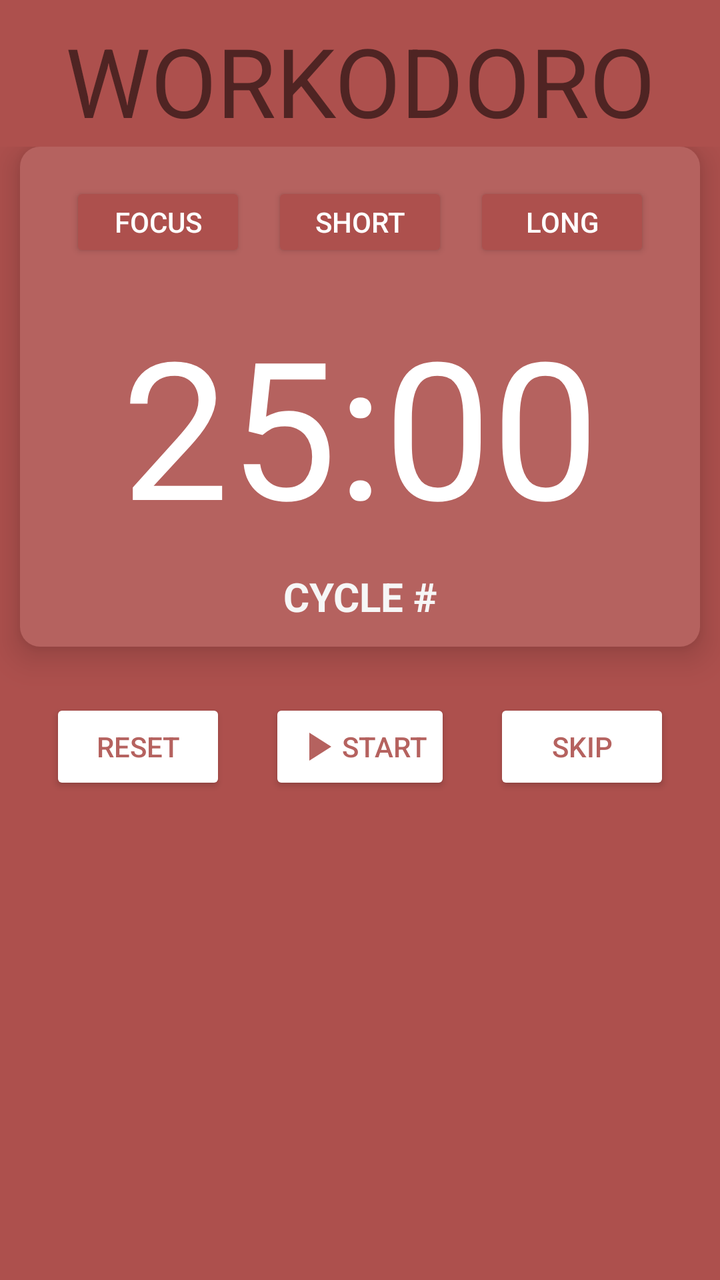
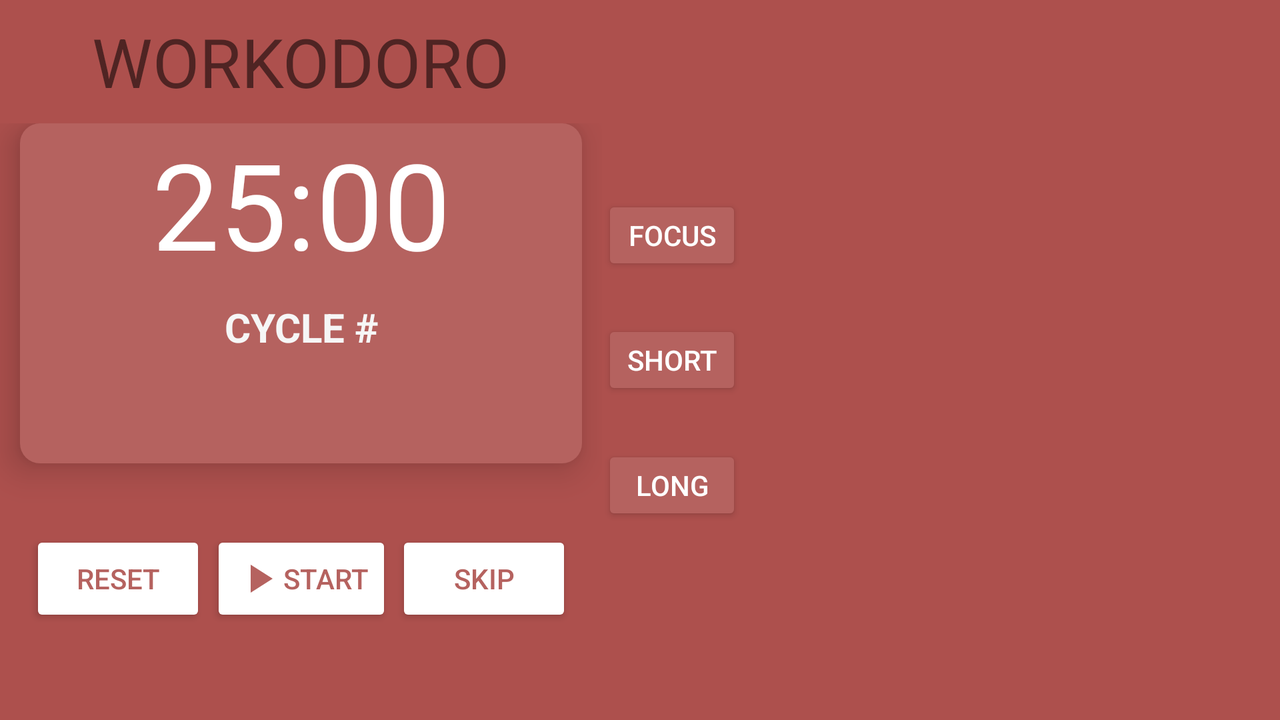

Two renders of one Android screen. The first uses the default layout on a phone; the second uses the alternative layout the repository ships for a different screen configuration, on a matching device. The two XML files are below.
<!-- AndroidManifest.xml: application theme Theme.Workodoro -->
<!-- res/layout/fragment1.xml -->
<?xml version="1.0" encoding="utf-8"?>
<LinearLayout xmlns:android="http://schemas.android.com/apk/res/android"
    xmlns:app="http://schemas.android.com/apk/res-auto"
    xmlns:tools="http://schemas.android.com/tools"
    android:id="@+id/ip"
    android:layout_width="match_parent"
    android:layout_height="match_parent"
    android:orientation="vertical"
    android:background="@color/red_background">

    <LinearLayout
        android:layout_width="match_parent"
        android:layout_height="match_parent"
        android:orientation="vertical"
        android:weightSum="100">

        <LinearLayout
            android:id="@+id/linearLayout2"
            android:layout_width="match_parent"
            android:layout_height="wrap_content"

            android:layout_marginTop="8dp"
            android:layout_weight="10">

            <TextView
                android:id="@+id/textView2"
                android:layout_width="match_parent"
                android:layout_height="wrap_content"
                android:gravity="center"
                android:text="@string/workodoro"
                android:textAlignment="center"
                android:textSize="48sp" />
        </LinearLayout>

        <LinearLayout
            android:id="@+id/linearLayout"
            android:layout_width="match_parent"
            android:layout_height="match_parent"
            android:layout_marginTop="8dp"
            android:layout_marginBottom="8dp"
            android:layout_weight="90"
            android:orientation="vertical">

            <androidx.cardview.widget.CardView
                android:layout_width="match_parent"
                android:layout_height="wrap_content"
                android:layout_marginStart="10dp"
                android:layout_marginEnd="10dp"
                app:cardCornerRadius="10dp"
                app:cardElevation="10dp"
                app:cardBackgroundColor="@android:color/transparent">

                <LinearLayout
                    android:id="@+id/timerLayout"
                    android:layout_width="match_parent"
                    android:layout_height="250dp"
                    android:layout_gravity="center"
                    android:layout_marginStart="0dp"
                    android:layout_marginEnd="0dp"
                    android:background="@color/red_accent_background"
                    android:orientation="vertical" >

                    <androidx.constraintlayout.widget.ConstraintLayout
                        android:layout_width="match_parent"
                        android:layout_height="75dp">

                        <Button
                            android:id="@+id/focusButton"
                            android:layout_width="wrap_content"
                            android:layout_height="40dp"
                            android:layout_marginStart="25dp"
                            android:backgroundTint="@color/red_background"
                            android:text="@string/focus"
                            android:textColor="@color/white"
                            android:elevation="50dp"
                            app:layout_constraintBottom_toBottomOf="parent"
                            app:layout_constraintStart_toStartOf="parent"
                            app:layout_constraintTop_toTopOf="parent" />

                        <Button
                            android:id="@+id/shortButton"
                            android:layout_width="88dp"
                            android:layout_height="40dp"
                            android:backgroundTint="@color/red_background"
                            android:textColor="@color/white"
                            android:text="@string/_short"
                            app:layout_constraintBottom_toBottomOf="parent"
                            app:layout_constraintEnd_toStartOf="@+id/longButton"
                            app:layout_constraintStart_toEndOf="@+id/focusButton"
                            app:layout_constraintTop_toTopOf="parent" />

                        <Button
                            android:id="@+id/longButton"
                            android:layout_width="wrap_content"
                            android:layout_height="40dp"
                            android:layout_marginEnd="25dp"
                            android:backgroundTint="@color/red_background"
                            android:textColor="@color/white"
                            android:text="@string/_long"
                            app:layout_constraintBottom_toBottomOf="parent"
                            app:layout_constraintEnd_toEndOf="parent"
                            app:layout_constraintTop_toTopOf="parent"
                            app:layout_constraintVertical_bias="0.508" />

                    </androidx.constraintlayout.widget.ConstraintLayout>


                    <TextView
                        android:id="@+id/timerView"
                        android:layout_width="match_parent"
                        android:layout_height="wrap_content"
                        android:text="25:00"
                        android:textAlignment="center"
                        android:textColor="@color/white"
                        android:textSize="96sp" />
                    <TextView
                        android:id="@+id/cycleCount"
                        android:layout_width="match_parent"
                        android:layout_height="44dp"
                        android:gravity="center"
                        android:text="@string/cycle"
                        android:textColor="#F6F6F6"
                        android:textSize="20dp"
                        android:textStyle="bold" />


                </LinearLayout>

            </androidx.cardview.widget.CardView>

            <androidx.constraintlayout.widget.ConstraintLayout
                android:layout_width="match_parent"
                android:layout_height="100dp">


                <Button
                    android:id="@+id/resetButton"
                    android:layout_width="wrap_content"
                    android:layout_height="wrap_content"
                    android:layout_marginStart="25dp"
                    android:backgroundTint="@color/white"
                    android:text="@string/reset"
                    android:textColor="@color/red_accent_background"
                    app:layout_constraintBottom_toBottomOf="parent"
                    app:layout_constraintStart_toStartOf="parent"
                    app:layout_constraintTop_toTopOf="parent" />

                <Button
                    android:id="@+id/relaxButton"
                    android:layout_width="wrap_content"
                    android:layout_height="wrap_content"
                    android:backgroundTint="@color/white"
                    android:drawableLeft="@drawable/ic_play"
                    android:text="@string/start"
                    android:textColor="@color/red_accent_background"
                    app:layout_constraintBottom_toBottomOf="parent"
                    app:layout_constraintEnd_toStartOf="@+id/skipButton"
                    app:layout_constraintStart_toEndOf="@+id/resetButton"
                    app:layout_constraintTop_toTopOf="parent" />

                <Button
                    android:id="@+id/skipButton"
                    android:layout_width="wrap_content"
                    android:layout_height="wrap_content"
                    android:layout_marginEnd="25dp"
                    android:backgroundTint="@color/white"
                    android:text="@string/skip"
                    android:textColor="@color/red_accent_background"
                    app:layout_constraintBottom_toBottomOf="parent"
                    app:layout_constraintEnd_toEndOf="parent"
                    app:layout_constraintTop_toTopOf="parent" />
            </androidx.constraintlayout.widget.ConstraintLayout>
        </LinearLayout>

    </LinearLayout>

</LinearLayout>
<!-- resources referenced by this layout -->
<resources>
  <color name="red_accent_background">#B5625F</color>
  <color name="red_background">#AD504D</color>
  <color name="white">#FFFFFFFF</color>
  <!-- drawable ic_play (drawable) -->
  <vector xmlns:android="http://schemas.android.com/apk/res/android"
          android:width="24dp"
          android:height="24dp"
          android:viewportWidth="24.0"
          android:viewportHeight="24.0">
      <path
          android:fillColor="@color/red_accent_background"
          android:pathData="M8,5v14l11,-7z"/>
  </vector>
  <string name="_long">long</string>
  <string name="_short">short</string>
  <string name="cycle">CYCLE #</string>
  <string name="focus">focus</string>
  <string name="reset">reset</string>
  <string name="skip">skip</string>
  <string name="start">start</string>
  <string name="workodoro" translatable="false">WORKODORO</string>
  <style name="Theme.Workodoro" parent="Theme.AppCompat.Light.NoActionBar">
          
          <item name="colorPrimary">@color/purple_500</item>
          <item name="colorPrimaryVariant">@color/purple_700</item>
          <item name="colorOnPrimary">@color/white</item>
          
          <item name="colorSecondary">@color/teal_200</item>
          <item name="colorSecondaryVariant">@color/teal_700</item>
          <item name="colorOnSecondary">@color/black</item>
          
          <item name="android:statusBarColor">?attr/colorPrimaryVariant</item>
          
      </style>
  <color name="purple_500">#FF6200EE</color>
  <color name="purple_700">#FF3700B3</color>
  <color name="teal_200">#FF03DAC5</color>
  <color name="teal_700">#FF018786</color>
  <color name="black">#FF000000</color>
</resources>
<!-- res/layout-land/fragment1.xml (the repository's variant of the layout above) -->
<!-- drawn on the phone turned sideways -->
<?xml version="1.0" encoding="utf-8"?>
<LinearLayout xmlns:android="http://schemas.android.com/apk/res/android"
    xmlns:app="http://schemas.android.com/apk/res-auto"
    xmlns:tools="http://schemas.android.com/tools"
    android:id="@+id/ip"
    android:layout_width="match_parent"
    android:layout_height="match_parent"
    android:layout_weight="0.6"
    android:orientation="horizontal"
    android:background="@color/red_background">

    <LinearLayout
        android:layout_width="301dp"
        android:layout_height="match_parent"
        android:orientation="vertical"
        android:weightSum="100">

        <LinearLayout
            android:id="@+id/linearLayout2"
            android:layout_width="match_parent"
            android:layout_height="wrap_content"

            android:layout_marginTop="8dp"
            android:layout_weight="10">

            <TextView
                android:id="@+id/textView2"
                android:layout_width="match_parent"
                android:layout_height="wrap_content"
                android:gravity="center"
                android:text="@string/workodoro"
                android:textAlignment="center"
                android:textSize="34sp" />
        </LinearLayout>

        <LinearLayout
            android:id="@+id/linearLayout"
            android:layout_width="match_parent"
            android:layout_height="wrap_content"
            android:layout_marginTop="8dp"
            android:layout_marginBottom="8dp"
            android:layout_weight="90"
            android:orientation="vertical">

            <androidx.cardview.widget.CardView
                android:layout_width="match_parent"
                android:layout_height="wrap_content"
                android:layout_marginStart="10dp"
                android:layout_marginEnd="10dp"
                app:cardBackgroundColor="@android:color/transparent"
                app:cardCornerRadius="10dp"
                app:cardElevation="10dp">

                <LinearLayout
                    android:id="@+id/timerLayout"
                    android:layout_width="300dp"
                    android:layout_height="170dp"
                    android:layout_gravity="center"
                    android:layout_marginStart="0dp"
                    android:layout_marginEnd="0dp"
                    android:background="@color/red_accent_background"
                    android:orientation="vertical">

                    <TextView
                        android:id="@+id/timerView"
                        android:layout_width="match_parent"
                        android:layout_height="wrap_content"
                        android:text="25:00"
                        android:textAlignment="center"
                        android:textColor="@color/white"
                        android:textSize="60sp" />

                    <TextView
                        android:id="@+id/cycleCount"
                        android:layout_width="match_parent"
                        android:layout_height="44dp"
                        android:gravity="center"
                        android:text="@string/cycle"
                        android:textColor="#F6F6F6"
                        android:textSize="20dp"
                        android:textStyle="bold" />


                </LinearLayout>

            </androidx.cardview.widget.CardView>

            <androidx.constraintlayout.widget.ConstraintLayout
                android:layout_width="match_parent"
                android:layout_height="115dp">

                <Button
                    android:id="@+id/resetButton"
                    android:layout_width="wrap_content"
                    android:layout_height="wrap_content"
                    android:layout_marginStart="15dp"
                    android:backgroundTint="@color/white"
                    android:text="@string/reset"
                    android:textColor="@color/red_accent_background"
                    app:layout_constraintBottom_toBottomOf="parent"
                    app:layout_constraintStart_toStartOf="parent"
                    app:layout_constraintTop_toTopOf="parent" />

                <Button
                    android:id="@+id/relaxButton"
                    android:layout_width="wrap_content"
                    android:layout_height="wrap_content"
                    android:backgroundTint="@color/white"
                    android:drawableLeft="@drawable/ic_play"
                    android:text="@string/start"
                    android:textColor="@color/red_accent_background"
                    app:layout_constraintBottom_toBottomOf="parent"
                    app:layout_constraintEnd_toStartOf="@+id/skipButton"
                    app:layout_constraintStart_toEndOf="@+id/resetButton"
                    app:layout_constraintTop_toTopOf="parent" />

                <Button
                    android:id="@+id/skipButton"
                    android:layout_width="wrap_content"
                    android:layout_height="wrap_content"
                    android:layout_marginEnd="15dp"
                    android:backgroundTint="@color/white"
                    android:text="@string/skip"
                    android:textColor="@color/red_accent_background"
                    app:layout_constraintBottom_toBottomOf="parent"
                    app:layout_constraintEnd_toEndOf="parent"
                    app:layout_constraintTop_toTopOf="parent" />
            </androidx.constraintlayout.widget.ConstraintLayout>
        </LinearLayout>

    </LinearLayout>

    <LinearLayout
        android:layout_width="wrap_content"
        android:layout_height="match_parent"
        android:orientation="vertical">

        <androidx.constraintlayout.widget.ConstraintLayout
            android:layout_width="70dp"
            android:layout_height="match_parent"
            android:orientation="vertical">

            <Button
                android:id="@+id/focusButton"
                android:layout_width="wrap_content"
                android:layout_height="40dp"
                android:layout_marginTop="75dp"
                android:backgroundTint="@color/red_accent_background"
                android:elevation="50dp"
                android:text="@string/focus"
                android:textColor="@color/white"
                app:layout_constraintBottom_toTopOf="@+id/shortButton"
                app:layout_constraintEnd_toEndOf="parent"
                app:layout_constraintStart_toStartOf="parent"
                app:layout_constraintTop_toTopOf="parent"
                app:layout_constraintVertical_bias="0.5" />

            <Button
                android:id="@+id/shortButton"
                android:layout_width="wrap_content"
                android:layout_height="40dp"
                android:backgroundTint="@color/red_accent_background"
                android:text="@string/_short"
                android:textColor="@color/white"
                app:layout_constraintBottom_toTopOf="@+id/longButton"
                app:layout_constraintEnd_toEndOf="parent"
                app:layout_constraintStart_toStartOf="parent"
                app:layout_constraintTop_toBottomOf="@+id/focusButton"
                app:layout_constraintVertical_bias="0.5" />

            <Button
                android:id="@+id/longButton"
                android:layout_width="wrap_content"
                android:layout_height="40dp"
                android:layout_marginBottom="75dp"
                android:backgroundTint="@color/red_accent_background"
                android:text="@string/_long"
                android:textColor="@color/white"
                app:layout_constraintBottom_toBottomOf="parent"
                app:layout_constraintEnd_toEndOf="parent"
                app:layout_constraintStart_toStartOf="parent"
                app:layout_constraintTop_toBottomOf="@+id/shortButton"
                app:layout_constraintVertical_bias="0.5" />

        </androidx.constraintlayout.widget.ConstraintLayout>


    </LinearLayout>

</LinearLayout>
